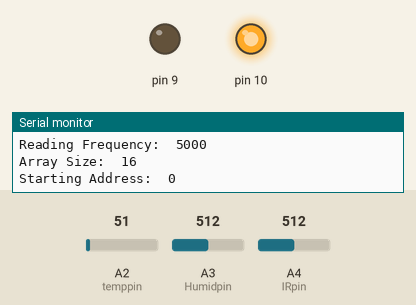
Simulated run of this sketch. Board: Arduino Uno, built with avr-gcc and run on an emulated ATmega328P. Parts: output pins drawn as LEDs (lit = HIGH), the last lines printed to the serial monitor. The inputs (shaded band) are chosen by the test bench; at power-on: A2 (temppin) = 51, A3 (Humidpin) = 512, A4 (IRpin) = 512. EEPROM starts erased.

Above: at 1.1 s.
At 6.1 s:
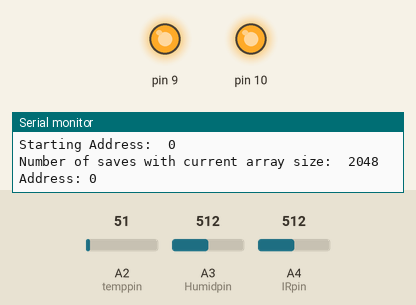
Timing chart, 0 to 7.7 s (numbered marks = the images above):
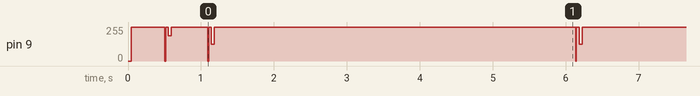

The sketch:

write_flight_data.ino
```cpp
/*
Authors:
  Hopkinsville Community College Balloon Sat Team
  Jacob Henson
Hopkinsville Community College Balloon Sat
Last Modified: 06/12/2015
*/


//import functions for interacting with the MS5611 Digital Pressure and
// Temperature Sensor
#include "MS5611.h"
//import functions for interacting with the 25AA256 SPI External EEPROM
#include "MEMORY.h"
#include <SPI.h> //allows for SPI functionality
#include <EEPROM.h> //allows access to onboard EEPROM

MS5611 ms5611; //set instance of class MS5611
MEMORY aa256; //set instance of class MEMORY

//------------------------------------------------------------------------------
//Settings Start----------------------------------------------------------------
//------------------------------------------------------------------------------
unsigned int max_spi_eerom_memory = 32768;
int reading_frequency = 5000;//in miliseconds.  1000 miliseconds equals 1 second
int array_size = 16;
// Delays
// +++++++
// You can use time or pressure delay or both
int time_delay = 0; //in mileseconds
int pressure_delay = 0;
//------------------------------------------------------------------------------
//Settings End------------------------------------------------------------------
//------------------------------------------------------------------------------

//Variables
unsigned int next_address = 0;
int data[16]; //array to hold sensor data
int temppin = A2; //lmt87 on ADC2
int IRpin = A4; //TSL262R on ADC4
int Humidpin = A3; //HIH-5030 on ADC3
long pressure_base;
unsigned long boot_timestamp = millis();
unsigned long timestamp;
// flight status:
// 0 - preflight
// 1 - in flight
// 2 - memory full
byte flight_status = 0 ; //start in flight state 0


long get_pressure()
{
    long pressure = 0;
    pressure = ms5611._press(); //read pressure in mbar*100
    return pressure;
}

long get_temperature()
{
    long temperature = ms5611.temp(); //read digital temperature
    return temperature;
}

int get_temperature_mvs()//record temp in mVs
{
    float tempf = analogRead(temppin); //record temp in mVs
    tempf = (tempf * 5000) / 1024;
    int temperature = tempf;
    return temperature;
}

int get_infrared()//record IR in mV
{
    float IRf = analogRead(IRpin); //record IR in mV
    IRf = (IRf * 5000) / 1024;
    int infrared = IRf;
    return infrared;
}

int get_humidity()//record IR in mV
{
    float Humidf = analogRead(Humidpin); //record humidity in mVs
    Humidf = (Humidf * 5000) / 1024;
    int humidity = Humidf;
    return humidity;
}


unsigned int get_next_address()
{
    unsigned int address = 0;
    byte ahigh = EEPROM.read(0);
    byte alow = EEPROM.read(1);

    if (ahigh != 255 || alow != 255) {
        address = ahigh * 256 + alow;
    }
    return address;
}

void write_next_address(unsigned int address)
{
    EEPROM.write(0, address >> 8);
    EEPROM.write(1, address);
}

void setup() {


  Serial.begin(9600); // start serial with baud rate 9600

  SPI.begin(); //start SPI functionality
  aa256.initE(10); //intialize 25AA256 on slave select pin 10
  ms5611.init(9); //initialize ms5611 (get calibration coefficients) on slave select pin 9

  //blink green LED after intialization
  digitalWrite(7, HIGH);
  delay(500);
  digitalWrite(7, LOW);

  pressure_base = get_pressure();

  //blink blue LED after pressure_base is set
  digitalWrite(6, HIGH);
  delay(500);
  digitalWrite(6, LOW);

  Serial.print("Maxium Memory:\t");
  Serial.println(max_spi_eerom_memory);

  Serial.print("Reading Frequency:\t");
  Serial.println(reading_frequency);

  Serial.print("Array Size:\t");
  Serial.println(array_size);

  Serial.print("Starting Address:\t");
  Serial.println(get_next_address());

  Serial.print("Number of saves with current array size:\t");
  Serial.println(max_spi_eerom_memory/array_size);

}
void loop() {


  next_address = get_next_address();
  unsigned int max_address = max_spi_eerom_memory - array_size;
  int humidity = get_humidity();
  int infrared = get_infrared();
  int temperature_mvs = get_temperature_mvs();
  long temperature = get_temperature();
  long pressure = get_pressure();
  unsigned long timpstamp = millis();

// Pre flight
if(flight_status == 0)
{
  //time check
  //pressure check

  if(time_delay < timpstamp && pressure <= (pressure_delay == 0 || pressure_base - pressure_delay))
  {
    flight_status = 1;
  }
  else
  {
    Serial.println("");
    Serial.println("Pre flight");
    Serial.print("Time delay: ");
    Serial.println(time_delay < timpstamp);
    Serial.print("Pressure delay: ");
    Serial.println(pressure <= pressure_base - pressure_delay);
  }
}

// In flight
if(flight_status == 1)
{
  digitalWrite(5, HIGH);//red
  if(next_address < max_address && next_address >= 0)
    {
      Serial.println("");
      Serial.print("Address: ");
      Serial.println(next_address);

      int data[16] ;
      data[0] = temperature_mvs >> 8;
      data[1] = temperature_mvs;
      data[2] = infrared >> 8;
      data[3] = infrared;
      data[4] = humidity >> 8;
      data[5] = humidity;
      data[6] = pressure >> 24;
      data[7] = pressure >> 16;
      data[8] = pressure >> 8;
      data[9] = pressure;
      data[10] = temperature >> 8;
      data[11] = temperature;
      data[12] = timpstamp >> 24;
      data[13] = timpstamp >> 16;
      data[14] = timpstamp >> 8;
      data[15] = timpstamp;


 /*
    //OUTPUT DATA TO SERIAL
    //outputs the sensor readings to the serial port. Take out block comment to use.
    Serial.print("Pressure: ");
    Serial.println(pressure);
    Serial.print("temperature: ");
    Serial.println(temperature);
    Serial.print("timpstamp: ");
    Serial.println(timpstamp);
    Serial.print("temperature_mvs: ");
    Serial.println(temperature_mvs);
    Serial.print("infrared: ");
    Serial.println(infrared);
    Serial.print("humidity: ");
    Serial.println(humidity);
 */


      digitalWrite(6, HIGH);//blue
      // Write data to SPI EEPROM
      aa256.writeEnable(); //allows data to be written
      next_address = aa256.writeData(data, next_address); //writes the "data" array to the external memory

      // Write next addess to MCU EEPROM
      write_next_address(next_address);
      digitalWrite(7, HIGH);//green
  }
  else
  {
      Serial.println("Memory Full");
      flight_status = 2;
  }
}

// Memory Full
// blink LEDs
while (flight_status == 2)
{
    digitalWrite(5, HIGH);//red
    digitalWrite(6, HIGH);//blue
    digitalWrite(7, HIGH);//green
    delay(1000);
    digitalWrite(5, LOW);//red
    digitalWrite(6, LOW);//blue
    digitalWrite(7, LOW);//green
    delay(5000);
}


    digitalWrite(5, LOW);//red
    digitalWrite(6, LOW);//blue
    digitalWrite(7, LOW);//green
delay(reading_frequency);

}
```

MEMORY.cpp
```cpp
 /*
 This file enables communication with the Microchip 25AA256 SPI EEPROM Module.
 BalloonSat Experiment Sensor Board
 Flight Code Accessory File
 Author: RadioBro Team
 Last Modified: March 17th, 2015
 This was tested in Arduino 1.0.6 on March 17th, 2015 using BalloonSat Experiment Board Version P52520.
 This code is open source and able to modified and redistributed freely.
 */


#include "MEMORY.h"
#include "Arduino.h"
//#include "WProgram.h"
#include "SPI.h"

MEMORY::MEMORY()
{
}
//set slave select as an output
void MEMORY::initE(int ss)
{
  pinMode(ss, OUTPUT);
  digitalWrite(ss, HIGH);
  eepromss = ss;
}

//send write enable command to allow for the saving of data
void MEMORY::writeEnable()
{
  digitalWrite(eepromss, LOW);
  SPI.transfer(B00000110); //write enable command in binary
  digitalWrite(eepromss, HIGH);
}

int MEMORY::readStatus()
{
  digitalWrite(eepromss, LOW);
  SPI.transfer(B00000101); //read the STATUS register of the memory
  byte _status = SPI.transfer(0);
  digitalWrite(eepromss, HIGH);
  return _status; //returns the status
}

unsigned int MEMORY::writeData(int data[], unsigned int addr)
{
  digitalWrite(eepromss, LOW);
  SPI.transfer(B00000010); //send the write command. Write enable must be sent first
  SPI.transfer(addr >> 8);
  SPI.transfer(addr);

  for (byte i = 0; i < 16; i++) {
    SPI.transfer(data[i]); //send each array location to the memory
  }
  digitalWrite(eepromss, HIGH);
  addr = addr + 16; //advance the address pointer by 16
  delay(10);
  return addr; //return the next available address
}
```

MEMORY.h
```cpp
 /*
 This header file enables communication with the Microchip 25AA256 SPI EEPROM Module.
 BalloonSat Experiment Sensor Board
 Flight Code Accessory File
 Author: RadioBro Team
 Last Modified: March 17th, 2015
 This was tested in Arduino 1.0.6 on March 17th, 2015 using BalloonSat Experiment Board Version P52520.
 This code is open source and able to modified and redistributed freely.
 */


#ifndef MEMORY_H
#define MEMORY_H
//#include <WProgram.h>
//#include <Arudino.h>

class MEMORY
{
  public:
    MEMORY();
    void initE(int ss);
    void writeEnable();
    int readStatus();
    unsigned int writeData(int data[], unsigned int addr);
  private:
    int eepromss;
};
#endif
```

MS5611.cpp
```cpp
 /*
 This header enables communication with the Measurement Specialtities MS5611 Digital Pressure and Temperature sensor operating in SPI mode.
 BalloonSat Experiment Sensor Board
 Flight Code Accessory File
 Author: RadioBro Team
 Last Modified: March 17th, 2015
 This was tested in Arduino 1.0.6 on March 17th, 2015 using BalloonSat Experiment Board Version P52520.
 This code is open source and able to modified and redistributed freely.
 */

#include "MS5611.h"
#include "Arduino.h"
//#include "WProgram.h"
#include "SPI.h"

//All commands come and math come from the MS5611 data sheet

MS5611::MS5611()
{

}

//set slave select and read calibration data
void MS5611::init(int ss)
{
  ms5611cs = ss;
  pinMode(ms5611cs, OUTPUT); //set slave select to output
  digitalWrite(ms5611cs, HIGH);

  _write(0x1E, 4); //Reset

  //get calibration coefficients
  C[1] = _read(0xA2, 2); //read C1
  C[2] = _read(0xA4, 2); //read C2
  C[3] = _read(0xA6, 2); //read C3
  C[4] = _read(0xA8, 2); //read C4
  C[5] = _read(0xAA, 2); //read C5
  C[6] = _read(0xAC, 2); //read C6
}

//read the pressure
long MS5611::_press()
{
  _write(0x58, 10); //Convert temp OSR=4096
  unsigned long D2 = _read(0x00, 3); //read ADC on MS5611

  //Serial.println(D2);

  _write(0x48, 10); //Convert press OSR=4096
  unsigned long D1 = _read(0x00, 3); //read ADC on MS5611

  //Serial.println(D1);

  double dT = D2 - (C[5] << 8);

  long TEMP = 2000L + (dT * (((double)C[6]) / 8388608.0));

  double OFF = (double)(C[2] * 2) + (((double)C[4] / 128.0) * (dT / 32768.0));

  double SENS = ((double)C[1] / 64.0) + (((double)C[3] / 2048.0) * ((double)dT / 262144.0));

  /*if(TEMP<2000L) //Calculate offset values for pressure
   {
   long OFF2 = 5L*(((TEMP-2000L)*(TEMP-2000L))>>1);
   long SENS2 = 5L*(((TEMP-2000L)*(TEMP-2000L))>>2);

   if (TEMP<-1500L)
   {
   OFF2 = OFF2 + (7L*((TEMP+1500L)*(TEMP+1500L)));
   SENS2 = SENS2 + (11L*(((TEMP+1500L)*(TEMP+1500L))>>1));
   }

   OFF = OFF - OFF2;
   SENS = SENS - SENS2;
   }*/

  long pressure = (SENS * ((double)(D1 >> 6) / 512.0)) - OFF;

  return pressure;
}

//read the temperature
long MS5611::temp()
{
  _write(0x58, 10); // Convert temp OSR=4096
  unsigned long D2 = _read(0x00, 3);

  double dT = D2 - (C[5] << 8);

  long TEMP = 2000L + (dT * (((double)C[6]) / 8388608.0));

  /*if(TEMP<2000L)
   {
   long T2 = ((long)(dT*dT)>>31);
   long OFF2 = 5L*(((TEMP-2000)*(TEMP-2000))>>1);
   long SENS2 = 5L*(((TEMP-2000)*(TEMP-2000))>>2);
  /* //These are offset values for pressure
   if (TEMP<-1500)
   {
   OFF2 = OFF2 + (7*((TEMP+1500)*(TEMP+1500)));
   SENS2 = SENS2 + (11*(((TEMP+1500)*(TEMP+1500))>>1));
   }

   TEMP = TEMP-T2;
   }*/

  return TEMP;
}

//reads data from the sensor
unsigned long MS5611::_read(byte address, int bytes)
{
  unsigned long value = 0; //set value to a 32 bit integer

  digitalWrite(ms5611cs, LOW); //set slave select low

  SPI.transfer(address); //set read address

    for (int i = 0; i < bytes; i++)
  {
    value = value << 8; //shift variable 8 bits to the right to recieve next byte
    value = value + SPI.transfer(0x00); //add the next byte of data to value
  }

  digitalWrite(ms5611cs, HIGH);

  return value;
}

//writes data to the sensor
void MS5611::_write(byte value, int timedelay)
{
  //timedelay = how long after the last byte CS is pulled high
  digitalWrite(ms5611cs, LOW);
  SPI.transfer(value); //send command to sensor
  delay(timedelay);
  digitalWrite(ms5611cs, HIGH);
}
```

MS5611.h
```cpp
 /*
 This header enables communication with the Measurement Specialtities MS5611 Digital Pressure and Temperature sensor operating in SPI mode.
 BalloonSat Experiment Sensor Board
 Flight Code Accessory File
 Author: RadioBro Team
 Last Modified: March 17th, 2015
 This was tested in Arduino 1.0.6 on March 17th, 2015 using BalloonSat Experiment Board Version P52520.
 This code is open source and able to modified and redistributed freely.
 */

#ifndef MS5611_H
#define MS5611_H

//#include <WProgram.h>
#include <Arduino.h>

class MS5611 {
  public:
  MS5611();
  void init(int ss);
  long _press();
  long temp();
  unsigned long _read(byte address, int bytes);
  void _write(byte value, int timedelay);

  private:
  int ms5611cs;
  unsigned long C[7];
};
#endif
```
